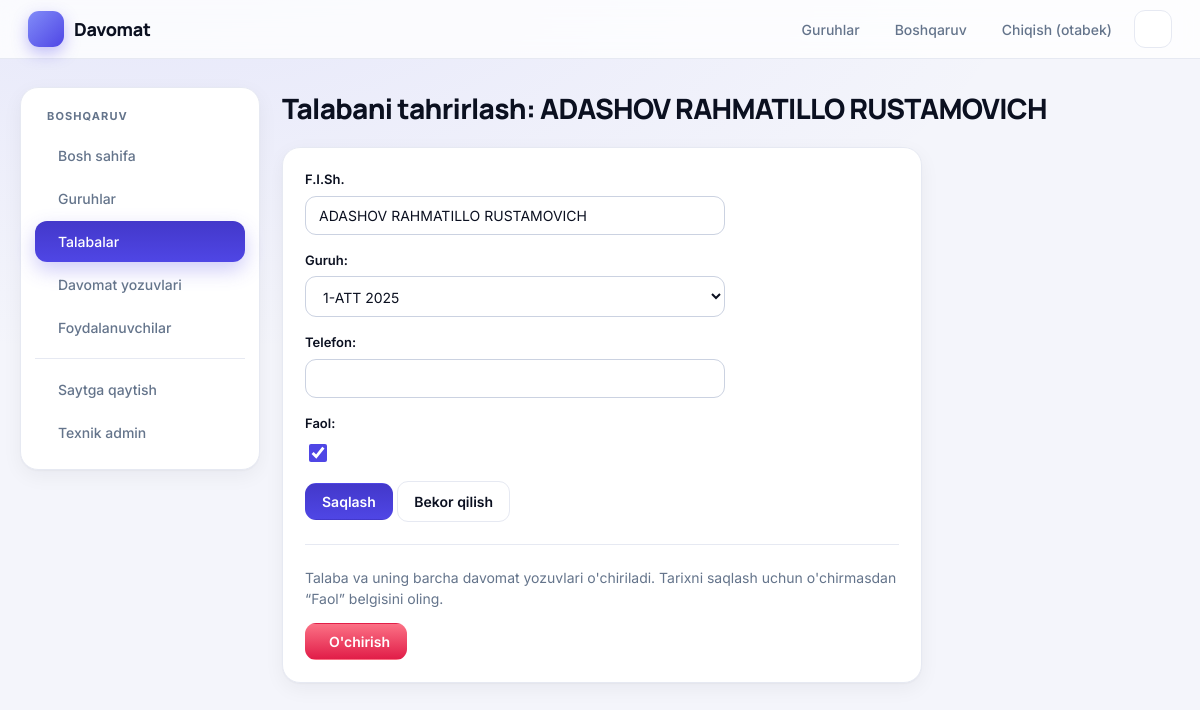
/panel/talabalar/7/ (signed in), run on the app's committed database.
### davomatapp/models.py (models this page shows, shortened)
class Student(models.Model):
    full_name = models.CharField("F.I.Sh.", max_length=150)
    group = models.ForeignKey(
        Group, on_delete=models.CASCADE, related_name="students", verbose_name="Guruh"
    )
    phone = models.CharField("Telefon", max_length=20, blank=True)
    is_active = models.BooleanField("Faol", default=True)
    class Meta:
        verbose_name = "Talaba"
        verbose_name_plural = "Talabalar"
        ordering = ["full_name"]

### davomatapp/panel_views.py (the view)
# urls.py: path("talabalar/<int:pk>/", v.student_edit, name="panel_student_edit"),
@staff_required
def student_edit(request, pk=None):
    student = get_object_or_404(Student, pk=pk) if pk else None
    initial = {}
    if not student and request.GET.get("guruh", "").isdigit():
        initial["group"] = request.GET["guruh"]
    form = StudentEditForm(request.POST or None, instance=student, initial=initial)
    if request.method == "POST" and form.is_valid():
        saved = form.save()
        messages.success(request, f"{saved.full_name} saqlandi.")
        return redirect("panel_students")
    return render(
        request,
        "davomatapp/panel/form.html",
        {
            "section": "students",
            "form": form,
            "title": f"Talabani tahrirlash: {student.full_name}" if student else "Yangi talaba",
            "back_url": reverse("panel_students"),
            "delete_url": reverse("panel_student_delete", args=[student.pk]) if student else None,
            "delete_warning": "Talaba va uning barcha davomat yozuvlari o'chiriladi. Tarixni saqlash uchun o'chirmasdan “Faol” belgisini oling.",
        },
    )

### davomatapp/forms.py
class StudentEditForm(forms.ModelForm):
    class Meta:
        model = Student
        fields = ["full_name", "group", "phone", "is_active"]

### davomatapp/models.py (called while the page is built)
    def __str__(self):
        return self.name

### davomatapp/panel_views.py (called while the page is built)
def staff_required(view):
    @login_required
    @wraps(view)
    def wrapper(request, *args, **kwargs):
        if not request.user.is_staff:
            raise PermissionDenied
        return view(request, *args, **kwargs)
    return wrapper

### davomatapp/templates/davomatapp/panel/form.html (shortened to what this page needs)
{% extends "davomatapp/panel/base.html" %}
{% block panel %}
<div class="page-head">
  <div>
    <h1>{{ title }}</h1>
  </div>
</div>
<div class="card" style="max-width:640px">
  <form method="post">{% csrf_token %}
    {{ form.as_p }}
    <button class="btn" type="submit">Saqlash</button>
    <a class="btn secondary" href="{{ back_url }}">Bekor qilish</a>
  </form>
  {% if delete_url %}
    <hr style="border:0;border-top:1px solid var(--line);margin:22px 0">
    <p class="muted">{{ delete_warning }}</p>
    <form method="post" action="{{ delete_url }}"
          onsubmit="return confirm('Rostdan ham o\'chirasizmi?')">
      <button class="btn danger" type="submit"><iconify-icon icon="solar:trash-bin-trash-bold-duotone"></iconify-icon> O'chirish</button>
    </form>
  {% endif %}
</div>
{% endblock %}

### davomatapp/templates/davomatapp/base.html (shortened to what this page needs)
<!DOCTYPE html>
<html lang="uz" data-theme="light">
<head>
</head>
<body>
<header>
  <a class="brand" href="{% url 'group_list' %}">
    <span class="brand-logo"><iconify-icon icon="solar:checklist-minimalistic-bold-duotone"></iconify-icon></span>
    <span>Davomat</span>
  </a>
  <nav>
    {% if user.is_authenticated %}
      <a href="{% url 'group_list' %}"><iconify-icon icon="solar:users-group-rounded-bold-duotone"></iconify-icon><span>Guruhlar</span></a>
      {% if user.is_staff %}
        <a href="{% url 'panel_dashboard' %}"><iconify-icon icon="solar:widget-5-bold-duotone"></iconify-icon><span>Boshqaruv</span></a>
      {% endif %}
      <a href="{% url 'logout' %}" onclick="event.preventDefault(); document.getElementById('lo').submit();">
        <iconify-icon icon="solar:logout-2-bold-duotone"></iconify-icon><span>Chiqish ({{ user.username }})</span>
      </a>
    {% endif %}
    <button type="button" class="icon-btn" id="theme-toggle" aria-label="Kun va tun rejimi" title="Kun / tun">
    </button>
  </nav>
</header>
<main>
  {% block content %}{% endblock %}
</main>
</body>
</html>

### davomatapp/templates/davomatapp/base.html (style rules this page uses)
:root { --bg:#f4f5fb; --surface:#ffffff; --surface-2:#f8f9fd; --text:#0b1020; --muted:#64748b; --line:#e6e9f2; --line-strong:#cbd2e1; --glow:rgba(99,102,241,.10); --primary:#6366f1; --primary-soft:#eef0ff; --btn:#4f46e5; --btn-hover:#4338ca; --green:#16a34a; --green-bg:#dcfce7; --red:#e11d48; --red-bg:#ffe4e6; --amber:#d97706; --amber-bg:#fef3c7; --header-bg:rgba(255,255,255,.78); --radius:18px; --shadow:0 1px 2px rgba(15,23,42,.04), 0 6px 20px rgba(15,23,42,.05); --shadow-lg:0 12px 36px rgba(15,23,42,.12); color-scheme: light; }
* { box-sizing:border-box; }
html { scroll-behavior:smooth; }
body { margin:0; font-family:Inter,system-ui,-apple-system,"Segoe UI",Roboto,sans-serif; color:var(--text); background:radial-gradient(900px 420px at 12% -8%, var(--glow), transparent), var(--bg); background-attachment:fixed; line-height:1.5; -webkit-font-smoothing:antialiased; transition:background-color .25s, color .25s; }
a { color:var(--primary); }
h1, h2, h3, .brand { font-family:Manrope,Inter,sans-serif; }
header { position:sticky; top:0; z-index:30; background:var(--header-bg); backdrop-filter:blur(14px); border-bottom:1px solid var(--line); padding:10px 28px; display:flex; justify-content:space-between; align-items:center; gap:12px; }
header a { text-decoration:none; }
.brand { display:flex; align-items:center; gap:10px; font-weight:800; font-size:18px; color:var(--text); letter-spacing:-.02em; }
.brand-logo { width:36px; height:36px; border-radius:11px; display:grid; place-items:center; color:#fff; font-size:21px; background:linear-gradient(135deg,#818cf8,#4f46e5); box-shadow:0 6px 16px rgba(79,70,229,.35); }
header nav { display:flex; gap:4px; align-items:center; }
header nav > a { display:inline-flex; align-items:center; gap:7px; color:var(--muted); font-size:14px; font-weight:500; padding:8px 12px; border-radius:11px; transition:.15s; }
.icon-btn { width:38px; height:38px; display:grid; place-items:center; border-radius:11px; cursor:pointer; background:var(--surface); border:1px solid var(--line); color:var(--text); font-size:19px; margin-left:6px; transition:.15s; }
main { max-width:1280px; margin:28px auto; padding:0 20px; }
.card { background:var(--surface); border:1px solid var(--line); border-radius:var(--radius); padding:22px; margin-bottom:20px; box-shadow:var(--shadow); transition:background-color .25s, border-color .25s; }
h1 { margin:0 0 4px; font-size:28px; font-weight:800; letter-spacing:-.025em; }
.muted { color:var(--muted); font-size:14px; }
.btn { display:inline-flex; align-items:center; gap:7px; padding:9px 16px; border-radius:11px; border:1px solid transparent; background:linear-gradient(180deg,var(--btn-hover),var(--btn)); color:#fff; text-decoration:none; font-size:14px; font-weight:600; cursor:pointer; transition:.15s; font-family:inherit; }
.btn.secondary { background:var(--surface); color:var(--text); border-color:var(--line); }
.btn.danger { background:linear-gradient(180deg,#fb7185,#e11d48); }
input[type=text], input[type=date], input[type=password], input[type=month], input[type=file], input[type=number], textarea, select { padding:10px 13px; border:1px solid var(--line-strong); border-radius:11px; font-size:14px; width:100%; max-width:420px; background:var(--surface); color:var(--text); font-family:inherit; transition:.15s; }
input::placeholder { color:var(--muted); }
form p { margin:0 0 16px; }
form label { display:block; font-weight:600; font-size:13px; margin-bottom:6px; }
form input[type=checkbox] { width:18px; height:18px; accent-color:var(--btn); vertical-align:middle; margin-right:6px; }
hr { border:0; border-top:1px solid var(--line); }

### davomatapp/templates/davomatapp/panel/base.html (style rules this page uses)
.page-head { display:flex; justify-content:space-between; align-items:center; gap:12px; flex-wrap:wrap; margin-bottom:18px; }
.page-head h1 { margin:0; }

### data on the page
Student: full_name "ADASHOV RAHMATILLO RUSTAMOVICH", group "1-ATT 2025", is_active "☑"

### other printed values
{{ user.username }} "otabek"
{{ title }} "Talabani tahrirlash: ADASHOV RAHMATILLO RUSTAMOVICH"
{{ delete_warning }} "Talaba va uning barcha davomat yozuvlari o'chiriladi. Tarixni saqlash uchun o'chirmasdan “Faol” belgisini oling."
